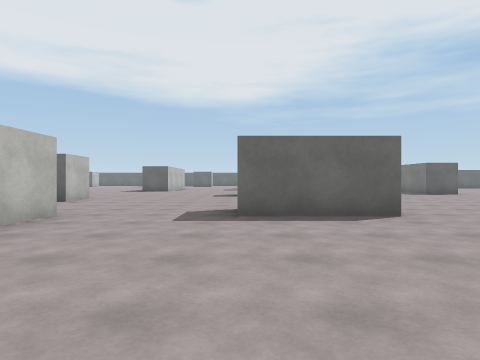
[1] (above)

24 first-person views from a walk through a Unity game level. The camera is 1.2 m above the floor, looks level and sees 75° across. The floor is counted in squares, 2 m on a side. Each view is taken from the middle of a square. On the plan, view 1 faces up. The plan holds only what a view shows up to about 9 squares ahead; the rest is blank. The place goes on beyond the plan. Surface patterns are stand-ins for the level's own textures.

[2]
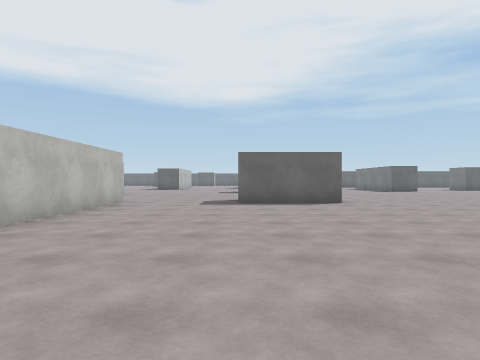

[3]
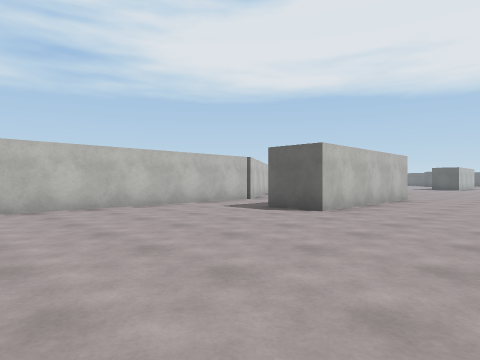

[4]
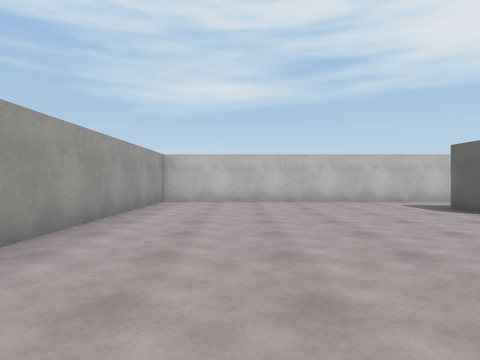

[5]
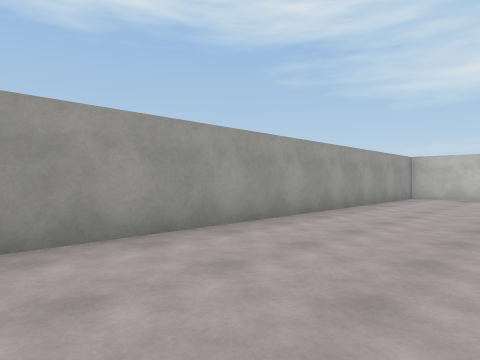

[6]
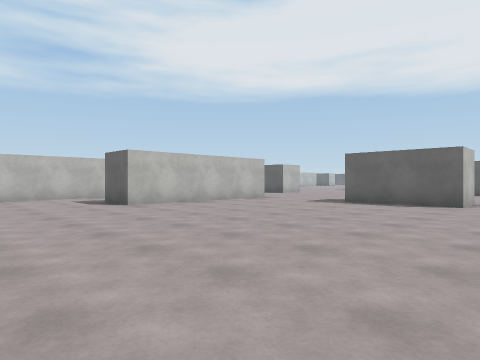

[7]
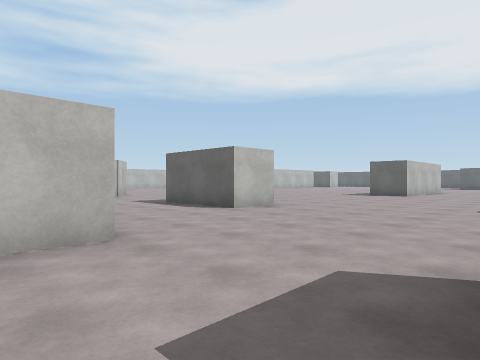

[8]
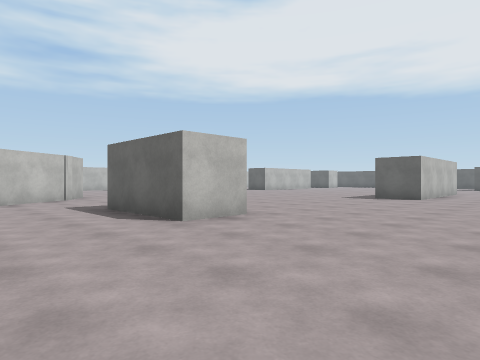

[9]
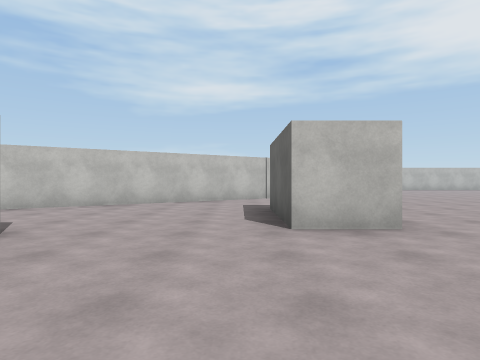

[10]
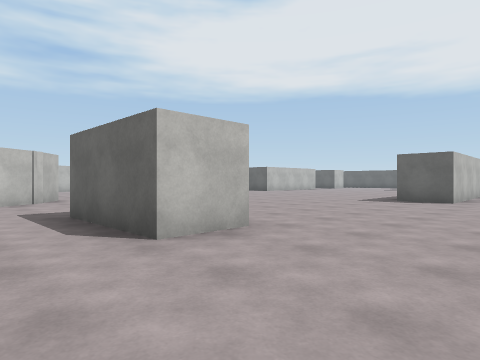

[11]
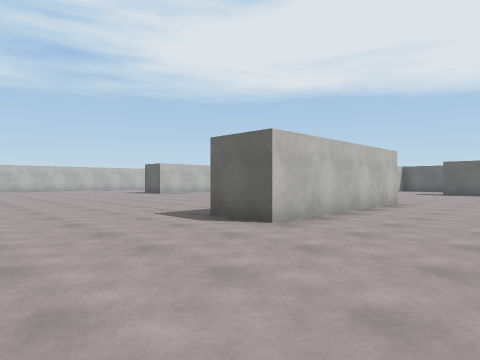

[12]
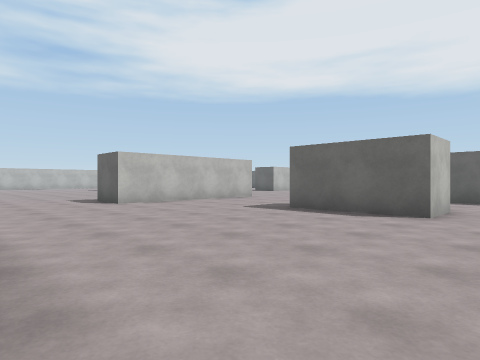

[13]
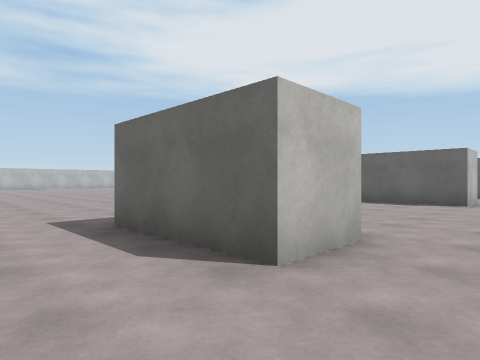

[14]
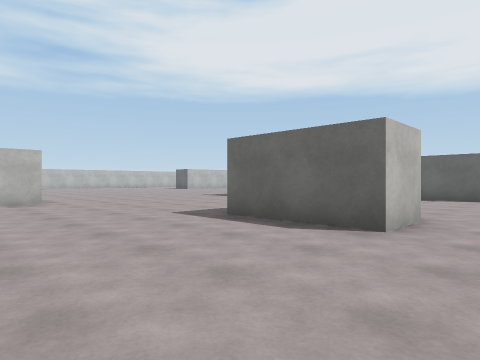

[15]
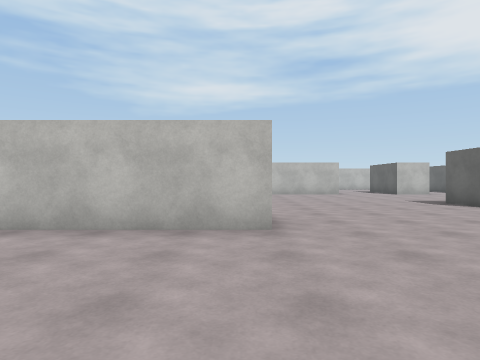

[16]
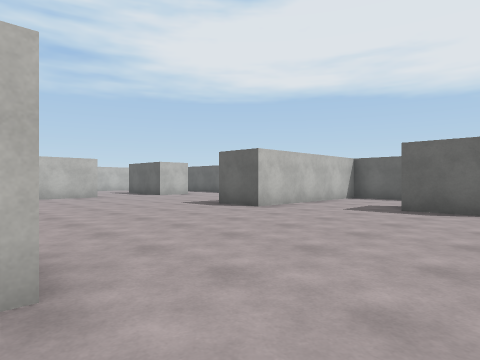

[17]
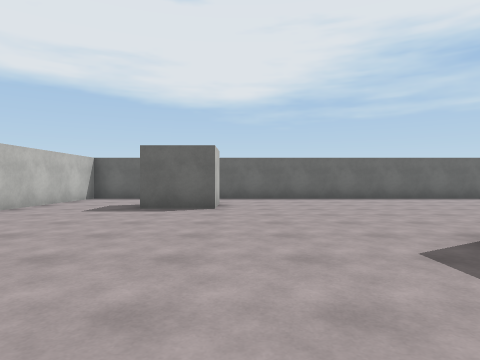

[18]
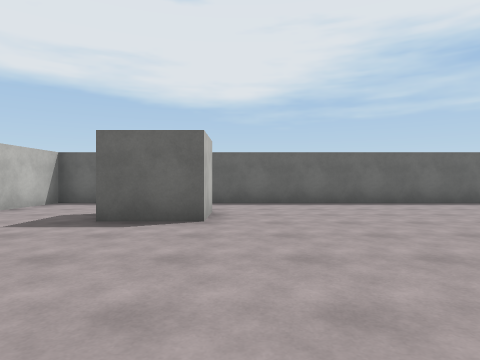

[19]
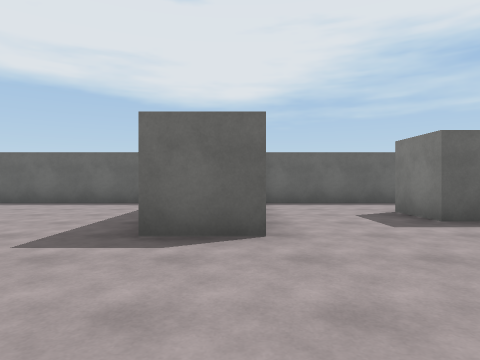

[20]
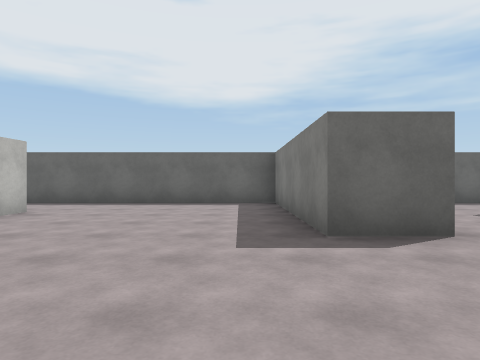

[21]
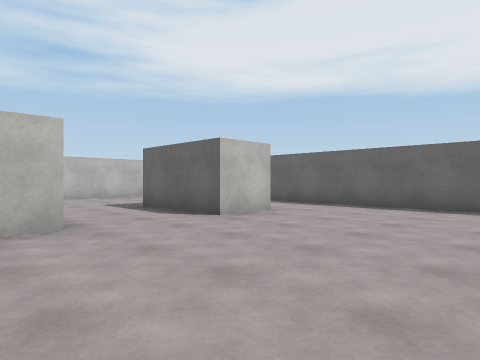

[22]
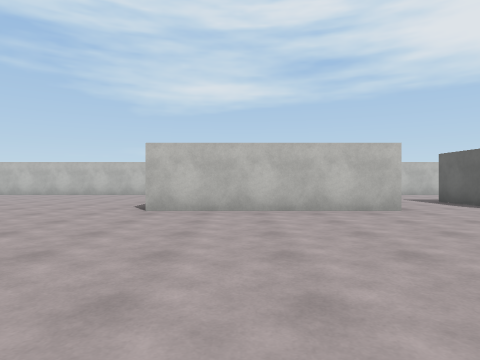

[23]
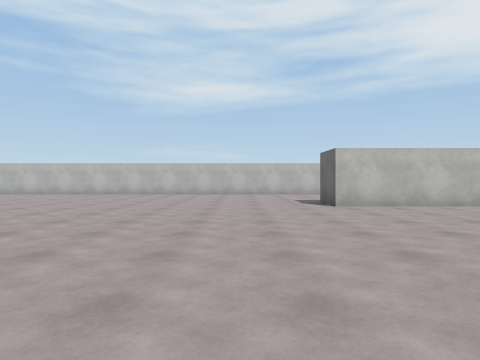

[24]
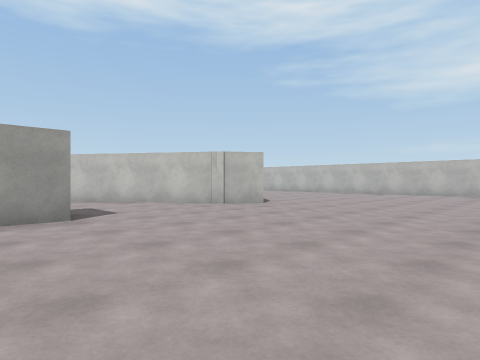

### Floor plan
Points are (right, up) in squares from view 1. A wall is a line through its corners. A room is listed if a view was taken in it or the views show most of it. See-through windows are left out.
Room 1 (views 1, 2, 3, 4, 5, 6, 7)
walls: (-6.8, 2) (-6.8, -6.1) (3.6, -6.1); (-3.1, 5.4) (-3.1, 0.4) (-4.5, 0.4); (2.6, 5.1) (-0.1, 5.1)
ways out: opening at (-3.4, 4.8) to room 2; opening at (3.5, 6) to room 2
Room 2 (views 8, 9, 10, 11, 12, 13, 14, 15, 16, 17, 18, 19, 20, 21, 22, 23, 24)
walls: (-3.8, 21.5) (-3.8, 16.4) (-5.1, 16.4); (-13.1, 25.2) (-13.1, 20.2) (-14.4, 20.2); (-7.5, 10) (-6.6, 10); (-4.8, 10) (-4.8, 8.6) (-7.5, 8.6); (-12.3, 9.8) (-11.1, 8.9); (-11.4, 9.2) (-7.3, 3.1); (2.6, 20) (2.6, 18.6) (-0.1, 18.6); (-13.1, 28.9) (-13.1, 27.5) (-15.8, 27.5); (-2.5, 28.9) (-2.5, 27.5) (-4.1, 27.5) (-4.1, 28.9); (2.8, 22.8) (2, 22.8); (2.6, 13.1) (2.6, 11.7) (-0.1, 11.7); (2.6, 6.5) (2.6, 5.1); (4.2, 31.1) (-6.8, 31.1) (-6.8, 26.3) (-8.1, 26.3) (-8.1, 31.1) (-14.6, 31.1)
ways out: opening at (-3.4, 4.8) to room 1; opening at (3.5, 6) to room 1; opening at (1.5, 21.5); opening at (3.5, 19.5)

Positions as (right, up) in squares from view 1, and headings:
1: (0, 0), facing up
2: (0, -3), facing up
3: (0, -5), facing up-left
4: (2, -4), facing left
5: (4, -3), facing down-left
6: (4, -3), facing up-left
7: (0, 4), facing up-left
8: (-1, 6), facing up-left
9: (-1, 8), facing left
10: (-2, 7), facing up-left
11: (-1, 13), facing up-left
12: (4, 13), facing up-left
13: (4, 10), facing up-left
14: (4, 8), facing up-left
15: (0, 21), facing left
16: (-2, 21), facing up-left
17: (-2, 21), facing up
18: (-2, 23), facing up
19: (-7, 23), facing up
20: (-9, 23), facing up
21: (-9, 24), facing up-left
22: (-7, 22), facing left
23: (-6, 18), facing left
24: (-6, 15), facing down-left
